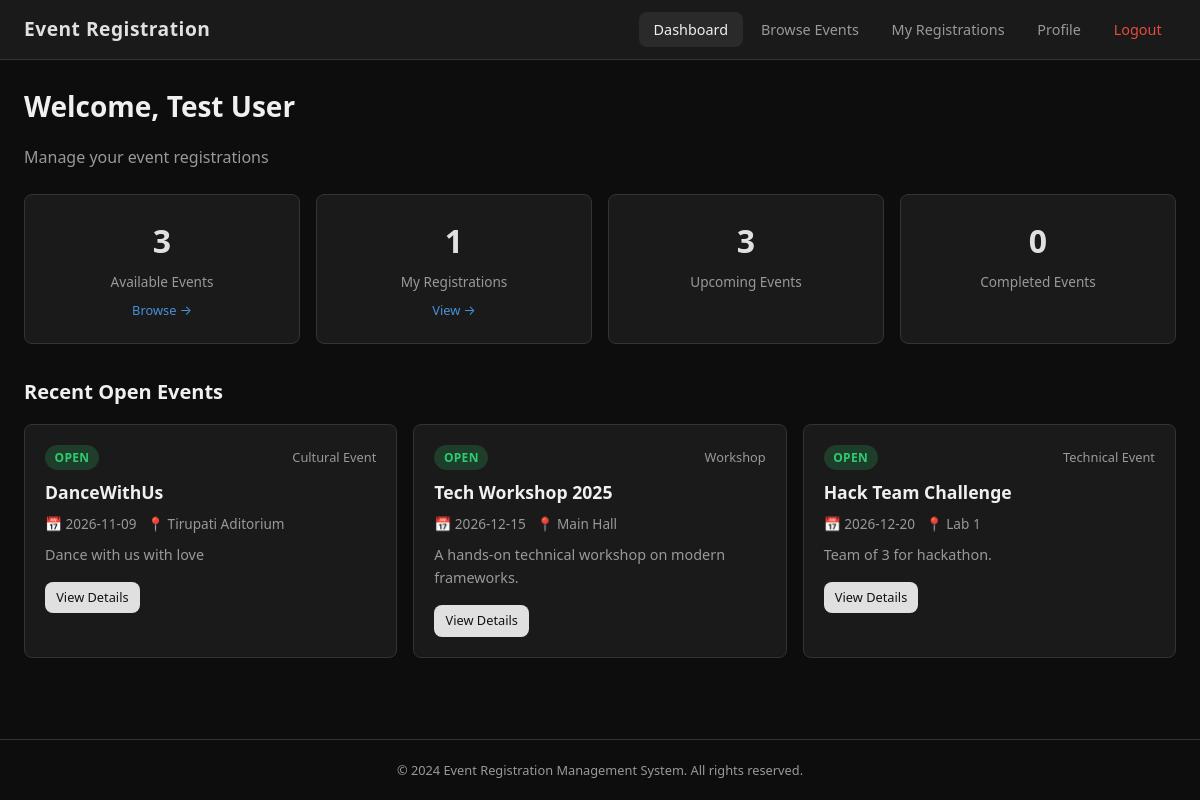
Screenshot of /user-dashboard (signed in) with the database file from the repository.
### tables this page shows
CREATE TABLE events (
            id INTEGER PRIMARY KEY AUTOINCREMENT,
            event_name TEXT NOT NULL,
            event_type TEXT NOT NULL DEFAULT 'Other',
            event_date TEXT NOT NULL,
            registration_deadline TEXT NOT NULL,
            venue TEXT NOT NULL DEFAULT '',
            capacity INTEGER NOT NULL DEFAULT 100,
            description TEXT DEFAULT '',
            status TEXT NOT NULL DEFAULT 'Open',
            created_at TEXT DEFAULT CURRENT_TIMESTAMP
        , team_size INTEGER NOT NULL DEFAULT 1);

### app.py (the view)
@app.route('/user-dashboard')
@login_required
def user_dashboard():
    update_event_statuses()
    today = date.today().isoformat()
    total_open = query_db(
        "SELECT COUNT(*) as cnt FROM events WHERE status = 'Open'", one=True
    )['cnt']
    my_regs = query_db(
        "SELECT COUNT(*) as cnt FROM registrations WHERE user_id = ? AND status = 'Registered'",
        (session['user_id'],), one=True
    )['cnt']
    upcoming = query_db(
        "SELECT COUNT(*) as cnt FROM events WHERE status = 'Open' AND event_date >= ?",
        (today,), one=True
    )['cnt']
    completed = query_db(
        "SELECT COUNT(*) as cnt FROM events WHERE status = 'Expired' OR event_date < ?",
        (today,), one=True
    )['cnt']
    recent_events = query_db(
        "SELECT * FROM events WHERE status = 'Open' ORDER BY event_date ASC LIMIT 5"
    )
    return render_template(
        'user_dashboard.html',
        total_open=total_open,
        my_regs=my_regs,
        upcoming=upcoming,
        completed=completed,
        recent_events=recent_events
    )

### app.py (called while the page is built)
def get_db():
    db = getattr(g, '_database', None)
    if db is None:
        db = g._database = sqlite3.connect(DATABASE)
        db.row_factory = sqlite3.Row
        db.execute('PRAGMA foreign_keys = ON')
    return db

@app.teardown_appcontext
def close_connection(exception):
    db = getattr(g, '_database', None)
    if db is not None:
        db.close()

def query_db(query, args=(), one=False):
    cur = get_db().execute(query, args)
    rv = cur.fetchall()
    cur.close()
    return (rv[0] if rv else None) if one else rv

def update_event_statuses():
    today = date.today().isoformat()
    db = get_db()
    db.execute(
        """UPDATE events SET status = 'Expired'
           WHERE status = 'Open' AND registration_deadline < ?""",
        (today,)
    )
    db.execute(
        """UPDATE events SET status = 'Expired'
           WHERE status IN ('Open', 'Closed') AND event_date < ?""",
        (today,)
    )
    db.commit()

def login_required(f):
    from functools import wraps
    @wraps(f)
    def decorated(*args, **kwargs):
        if 'user_id' not in session:
            flash('Please login to access this page.', 'error')
            return redirect(url_for('login'))
        return f(*args, **kwargs)
    return decorated

### templates/user_dashboard.html (shortened to what this page needs)
{% extends "base.html" %}
{% block navbar %}
<nav class="navbar">
    <div class="nav-brand">Event Registration</div>
    <ul class="nav-links" id="navLinks">
        <li><a href="{{ url_for('user_dashboard') }}" class="active">Dashboard</a></li>
        <li><a href="{{ url_for('events') }}">Browse Events</a></li>
        <li><a href="{{ url_for('my_registrations') }}">My Registrations</a></li>
        <li><a href="{{ url_for('profile') }}">Profile</a></li>
        <li><a href="{{ url_for('logout') }}" class="nav-logout">Logout</a></li>
    </ul>
</nav>
{% endblock %}
{% block content %}
<div class="page-header">
    <h1>Welcome, {{ session.user_name }}</h1>
    <p>Manage your event registrations</p>
</div>
<div class="stats-grid">
    <div class="stat-card">
        <div class="stat-number">{{ total_open }}</div>
        <div class="stat-label">Available Events</div>
        <a href="{{ url_for('events') }}" class="stat-link">Browse →</a>
    </div>
    <div class="stat-card">
        <div class="stat-number">{{ my_regs }}</div>
        <div class="stat-label">My Registrations</div>
        <a href="{{ url_for('my_registrations') }}" class="stat-link">View →</a>
    </div>
    <div class="stat-card">
        <div class="stat-number">{{ upcoming }}</div>
        <div class="stat-label">Upcoming Events</div>
    </div>
    <div class="stat-card">
        <div class="stat-number">{{ completed }}</div>
        <div class="stat-label">Completed Events</div>
    </div>
</div>
<section class="section">
    <h2>Recent Open Events</h2>
    {% if recent_events %}
    <div class="card-grid">
        {% for e in recent_events %}
        <div class="event-card">
            <div class="event-card-header">
                <span class="badge badge-{{ e.status|lower }}">{{ e.status }}</span>
                <span class="event-type">{{ e.event_type }}</span>
            </div>
            <h3>{{ e.event_name }}</h3>
            <p class="event-meta">📅 {{ e.event_date }} &nbsp; 📍 {{ e.venue }}</p>
            <p class="event-desc">{{ e.description[:100] }}{% if e.description|length > 100 %}...{% endif %}</p>
            <a href="{{ url_for('event_details', event_id=e.id) }}" class="btn btn-sm btn-primary">View Details</a>
        </div>
        {% endfor %}
    </div>
    {% else %}
    <p class="empty-state">No open events available right now.</p>
    {% endif %}
</section>
{% endblock %}

### static/style.css (style rules this page uses)
*, *::before, *::after { box-sizing: border-box; margin: 0; padding: 0; }
:root { --bg-dark: #0d0d0d; --bg-card: #1a1a1a; --bg-input: #252525; --bg-hover: #2a2a2a; --border: #333; --text: #f0f0f0; --text-muted: #999; --primary: #e0e0e0; --primary-hover: #ffffff; --accent: #4a90d9; --success: #2ecc71; --danger: #e74c3c; --warning: #f39c12; --info: #3498db; --radius: 8px; --shadow: 0 4px 12px rgba(0,0,0,0.4); }
body { font-family: 'Segoe UI', system-ui, -apple-system, sans-serif; background: var(--bg-dark); color: var(--text); line-height: 1.6; min-height: 100vh; display: flex; flex-direction: column; }
a { color: var(--accent); text-decoration: none; }
.navbar { background: var(--bg-card); border-bottom: 1px solid var(--border); padding: 0 1.5rem; display: flex; align-items: center; justify-content: space-between; height: 60px; position: sticky; top: 0; z-index: 100; }
.nav-brand { font-size: 1.2rem; font-weight: 700; color: var(--primary); letter-spacing: 0.5px; }
.nav-links { display: flex; list-style: none; gap: 0.25rem; align-items: center; }
.nav-links a { color: var(--text-muted); padding: 0.5rem 0.9rem; border-radius: var(--radius); font-size: 0.9rem; transition: all 0.2s; text-decoration: none; }
.nav-links a:hover, .nav-links a.active { color: var(--text); background: var(--bg-hover); text-decoration: none; }
.nav-logout { color: var(--danger) !important; }
.page-header { margin-bottom: 1.5rem; display: flex; flex-wrap: wrap; align-items: center; gap: 1rem; justify-content: space-between; }
.page-header h1 { font-size: 1.75rem; font-weight: 600; }
.page-header p { color: var(--text-muted); width: 100%; }
.btn { display: inline-block; padding: 0.6rem 1.2rem; border: none; border-radius: var(--radius); font-size: 0.9rem; font-weight: 500; cursor: pointer; transition: all 0.2s; text-decoration: none; text-align: center; }
.btn-primary { background: var(--primary); color: #111; }
.btn-sm { padding: 0.35rem 0.7rem; font-size: 0.8rem; }
.stats-grid { display: grid; grid-template-columns: repeat(auto-fit, minmax(160px, 1fr)); gap: 1rem; margin-bottom: 2rem; }
.stat-card { background: var(--bg-card); border: 1px solid var(--border); border-radius: var(--radius); padding: 1.25rem; text-align: center; transition: transform 0.2s, border-color 0.2s; }
.stat-number { font-size: 2rem; font-weight: 700; color: var(--primary); }
.stat-label { font-size: 0.85rem; color: var(--text-muted); margin-top: 0.25rem; }
.stat-link { display: inline-block; margin-top: 0.5rem; font-size: 0.8rem; color: var(--accent); }
.section { margin-bottom: 2.5rem; }
.section h2 { font-size: 1.25rem; margin-bottom: 1rem; font-weight: 600; }
.card-grid { display: grid; grid-template-columns: repeat(auto-fill, minmax(280px, 1fr)); gap: 1rem; }
.event-card { background: var(--bg-card); border: 1px solid var(--border); border-radius: var(--radius); padding: 1.25rem; transition: border-color 0.2s; }
.event-card-header { display: flex; justify-content: space-between; align-items: center; margin-bottom: 0.5rem; }
.event-card h3 { font-size: 1.1rem; margin-bottom: 0.4rem; }
.event-meta { font-size: 0.85rem; color: var(--text-muted); margin-bottom: 0.5rem; }
.event-desc { font-size: 0.9rem; color: var(--text-muted); margin-bottom: 1rem; }
.event-type { font-size: 0.8rem; color: var(--text-muted); }
.badge { display: inline-block; padding: 0.2rem 0.6rem; border-radius: 20px; font-size: 0.75rem; font-weight: 600; text-transform: uppercase; letter-spacing: 0.3px; }
.badge-open { background: rgba(46, 204, 113, 0.2); color: var(--success); }

### rows the page displays
events: status "OPEN", event_type "Cultural Event", event_name "DanceWithUs", event_date "2026-11-09", venue "Tirupati Aditorium", description "Dance with us with love"
events: status "OPEN", event_type "Workshop", event_name "Tech Workshop 2025", event_date "2026-12-15", venue "Main Hall", description "A hands-on technical workshop on modern frameworks."
events: status "OPEN", event_type "Technical Event", event_name "Hack Team Challenge", event_date "2026-12-20", venue "Lab 1", description "Team of 3 for hackathon."

### other values shown
{{ session.user_name }} "Test User"
{{ total_open }} "3"
{{ my_regs }} "1"
{{ upcoming }} "3"
{{ completed }} "0"
